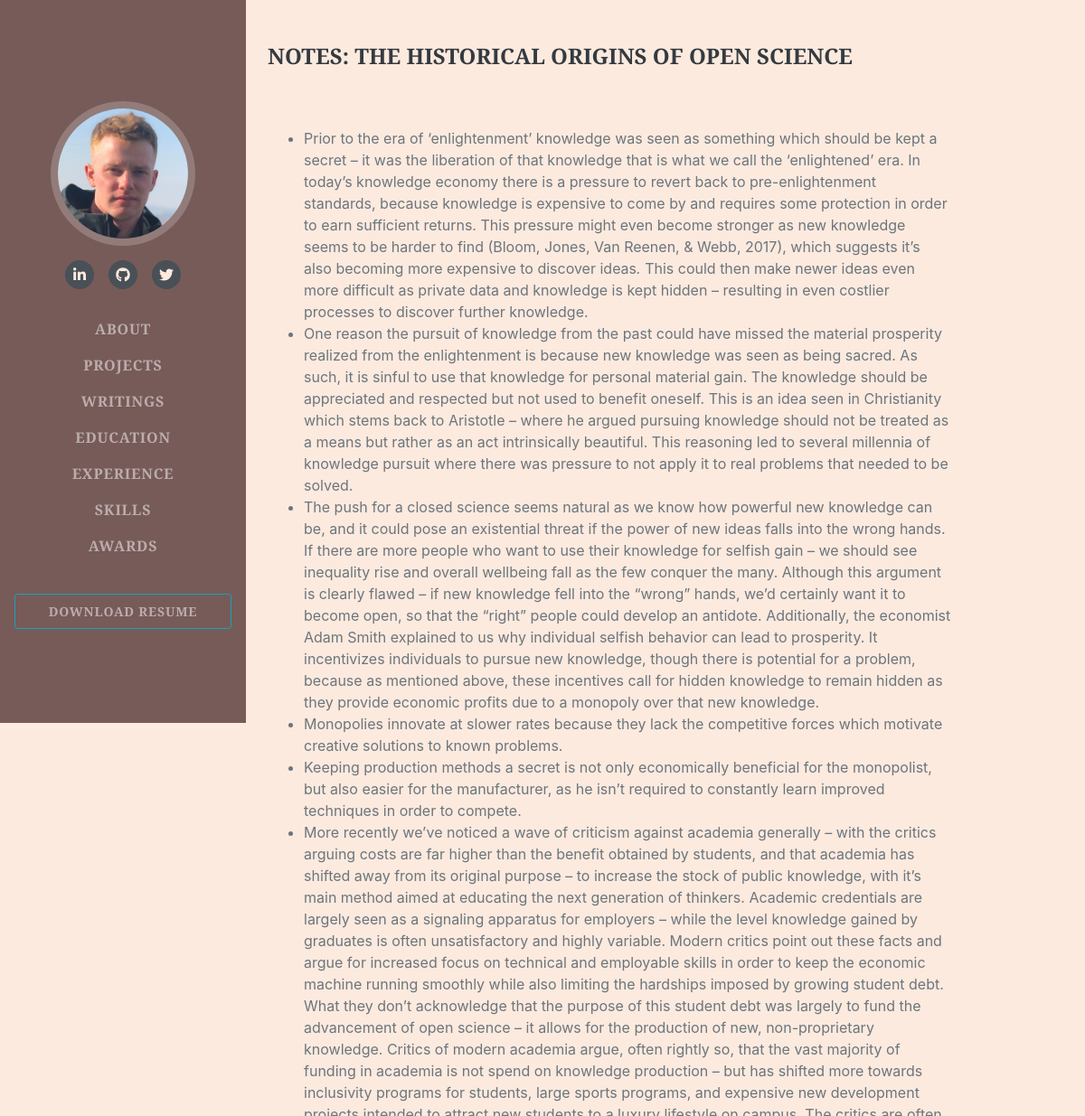
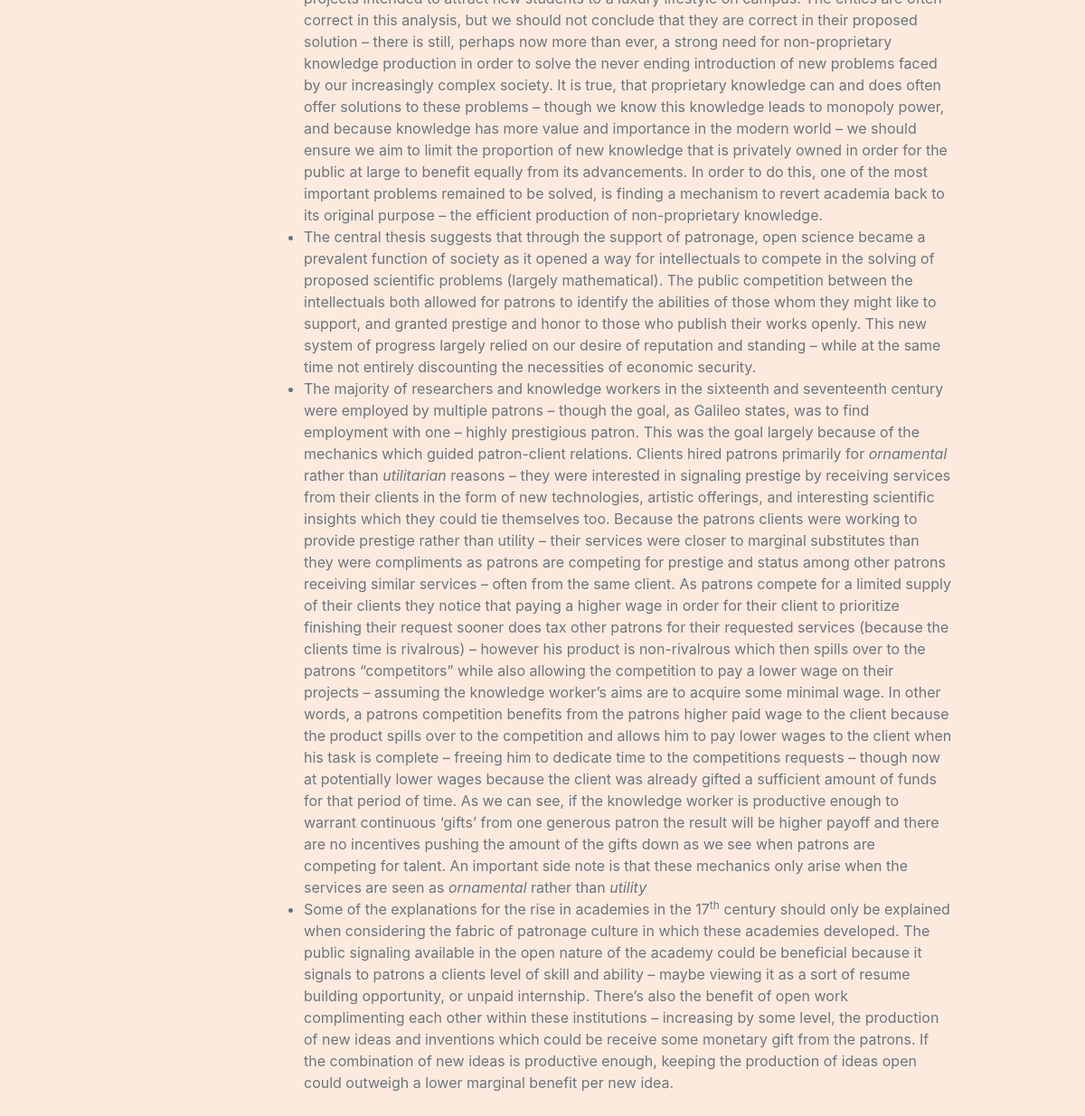
/writings/1, run on the app's committed database (2 pictures, top to bottom).
### portfolio/models.py (models this page shows, shortened)
class Essay(db.Model):
    id = db.Column(db.Integer, primary_key=True)
    title = db.Column(db.Text)
    text = db.Column(db.Text)

### portfolio/writings/views.py (the view)
@writings_blueprint.route('/<int:essay_id>')
def essay_detail(essay_id):
    essay = Essay.query.get_or_404(essay_id)
    return render_template('essay_detail.html' , essay = essay)

### portfolio/writings/templates/writings/essay_detail.html (shortened to what this page needs)
{% extends "base.html" %}
{% block content %}
<div class="container">
<br>
<br>
<div style = "padding-right:15%"class="container-md">
  <h4 class="mb-0">{{essay.title}}</h4>
  <br>
  <p class="container fa-ul mb-0 mr-5 px-5">{{essay.text | safe}}</p>
  <br>
</div>
</div>
{% endblock %}

### data on the page
Essay: title "NOTES: THE HISTORICAL ORIGINS OF OPEN SCIENCE", text "Prior to the era of ‘enlightenment’ knowledge was seen as something which should be kept a secret – it was the liberation of that knowledge that is what we call the ‘enlightened’ era. In today’s knowledge economy there is a pressure to revert back to pre-enlightenment standards, because knowledge is expensive to come by and requires some protection in order to earn sufficient returns. This pressure might even become stronger as new knowledge seems to be harder to find (Bloom, Jones, Van Reenen, & Webb, 2017), which suggests it’s also becoming more expensive to discover ideas . This could then make newer ideas even more difficult as private data and knowledge is kept hidden – resulting in…"
